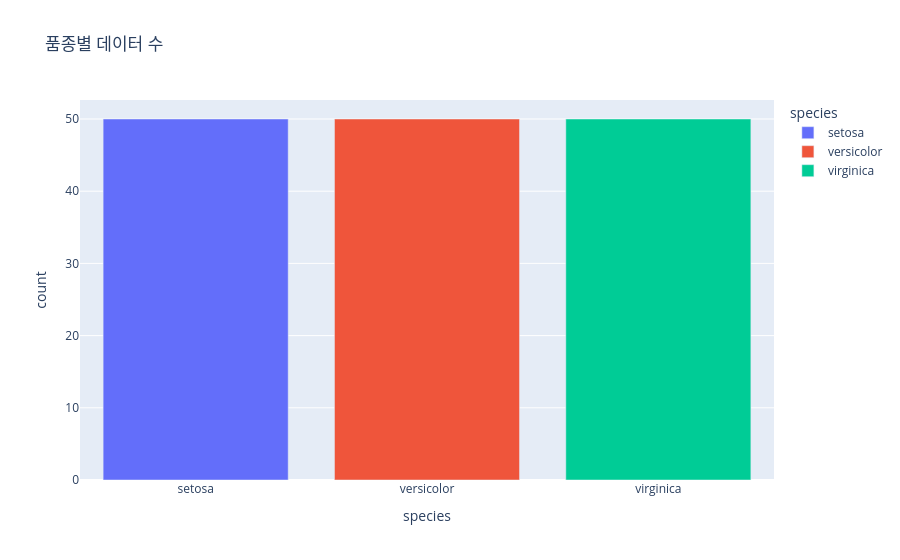
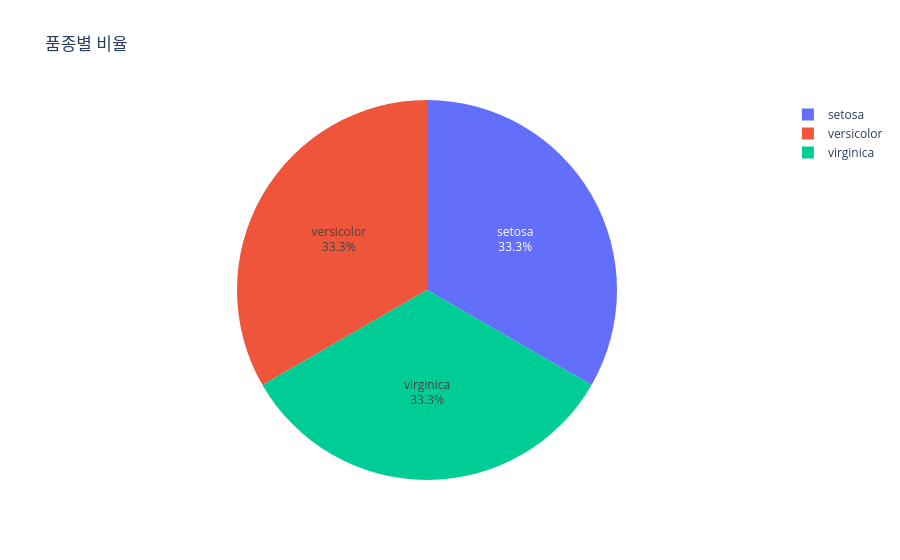

The notebook cell saved with these charts, in order:
### Code cell
# # Target 분포 시각화
# import matplotlib.pyplot as plt

# fig, axes = plt.subplots(1, 2, figsize=(10, 4))

# # 막대 그래프
# df["species"].value_counts().plot(kind="bar", ax=axes[0], color=["#4a9eff", "#ff6b6b", "#51cf66"])
# axes[0].set_title("품종별 데이터 수")
# axes[0].set_ylabel("개수")

# # 파이 차트 — 비율 확인에 직관적
# df["species"].value_counts().plot(kind="pie", ax=axes[1], autopct="%1.1f%%",
#                                    colors=["#4a9eff", "#ff6b6b", "#51cf66"])
# axes[1].set_title("품종별 비율")
# axes[1].set_ylabel("")

# plt.tight_layout()
# plt.show()

# Target 분포 시각화
import plotly.express as px
df_species = df['species'].value_counts().reset_index()

# 막대 그래프
fig_bar = px.bar(df_species, x='species', y='count',
                 title='품종별 데이터 수', color='species')
fig_bar.show()

# 파이 차트-비율 확인에 직관적
fig_pie = px.pie(df_species, names='species', values='count', title='품종별 비율', hole=0)
fig_pie.update_traces(textposition='inside', textinfo='percent+label')
fig_pie.show()

### Figure 1 — Plotly figure (JSON) as saved in the notebook; plotly's stock layout.template omitted (floating-point values rounded to 4 significant figures)
{"data": [{"hovertemplate": "species=%{x}<br>count=%{y}<extra></extra>", "legendgroup": "setosa", "marker": {"color": "#636efa", "pattern": {"shape": ""}}, "name": "setosa", "orientation": "v", "showlegend": true, "textposition": "auto", "type": "bar", "x": ["setosa"], "xaxis": "x", "y": [50], "yaxis": "y"}, {"hovertemplate": "species=%{x}<br>count=%{y}<extra></extra>", "legendgroup": "versicolor", "marker": {"color": "#EF553B", "pattern": {"shape": ""}}, "name": "versicolor", "orientation": "v", "showlegend": true, "textposition": "auto", "type": "bar", "x": ["versicolor"], "xaxis": "x", "y": [50], "yaxis": "y"}, {"hovertemplate": "species=%{x}<br>count=%{y}<extra></extra>", "legendgroup": "virginica", "marker": {"color": "#00cc96", "pattern": {"shape": ""}}, "name": "virginica", "orientation": "v", "showlegend": true, "textposition": "auto", "type": "bar", "x": ["virginica"], "xaxis": "x", "y": [50], "yaxis": "y"}], "layout": {"barmode": "relative", "legend": {"title": {"text": "species"}, "tracegroupgap": 0}, "title": {"text": "품종별 데이터 수"}, "xaxis": {"anchor": "y", "categoryarray": ["setosa", "versicolor", "virginica"], "categoryorder": "array", "domain": [0, 1], "title": {"text": "species"}}, "yaxis": {"anchor": "x", "domain": [0, 1], "title": {"text": "count"}}}}

### Figure 2 — Plotly figure (JSON) as saved in the notebook; plotly's stock layout.template omitted (floating-point values rounded to 4 significant figures)
{"data": [{"domain": {"x": [0, 1], "y": [0, 1]}, "hole": 0, "hovertemplate": "species=%{label}<br>count=%{value}<extra></extra>", "labels": ["setosa", "versicolor", "virginica"], "legendgroup": "", "name": "", "showlegend": true, "textinfo": "percent+label", "textposition": "inside", "type": "pie", "values": [50, 50, 50]}], "layout": {"legend": {"tracegroupgap": 0}, "title": {"text": "품종별 비율"}}}
